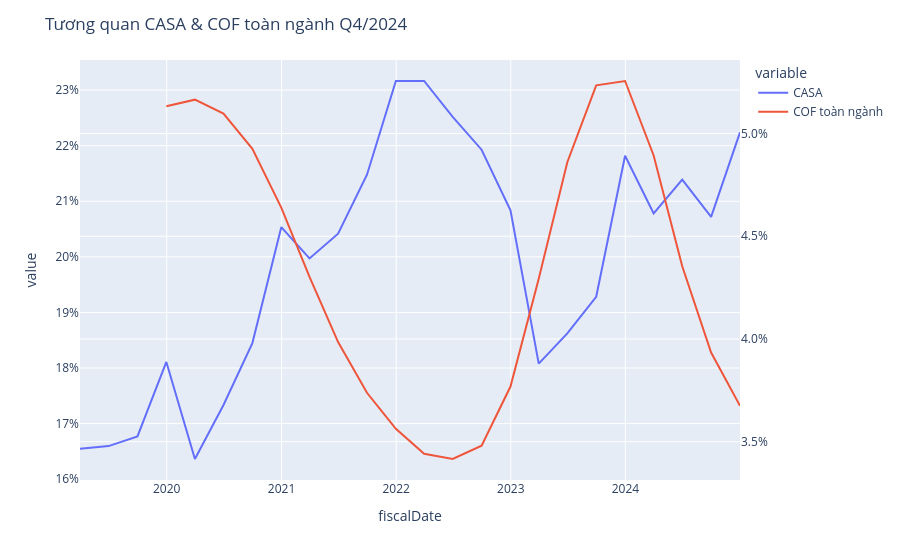

Here is the notebook cell this chart was saved with:
### Code cell
fig_4 = px.line(Banking_groupby[['CASA','COF toàn ngành']])
fig_4.update_layout(
    title="Tương quan CASA & COF toàn ngành Q4/2024",
    yaxis={"tickformat": ".0%"},
    yaxis2={
        "overlaying": "y",  # Trục y phụ sẽ chồng lên trục y chính
        "side": "right",  # Trục y phụ sẽ nằm ở bên phải
        "tickformat": ".1%",  # Định dạng phần trăm cho trục y phụ
    },
)
# Gắn mỗi trace (line) vào một trục y khác nhau
fig_4.update_traces(
    yaxis="y2", selector=dict(name='COF toàn ngành')  # Gắn trace 'CASA' vào trục y phụ
)

### Figure 1 — Plotly figure (JSON) as saved in the notebook; plotly's stock layout.template omitted (floating-point values rounded to 4 significant figures)
{"data": [{"hovertemplate": "variable=CASA<br>fiscalDate=%{x}<br>value=%{y}<extra></extra>", "legendgroup": "CASA", "line": {"color": "#636efa", "dash": "solid"}, "marker": {"symbol": "circle"}, "mode": "lines", "name": "CASA", "orientation": "v", "showlegend": true, "type": "scatter", "x": ["2019-03-31T00:00:00.000000000", "2019-06-30T00:00:00.000000000", "2019-09-30T00:00:00.000000000", "2019-12-31T00:00:00.000000000", "2020-03-31T00:00:00.000000000", "2020-06-30T00:00:00.000000000", "2020-09-30T00:00:00.000000000", "2020-12-31T00:00:00.000000000", "2021-03-31T00:00:00.000000000", "2021-06-30T00:00:00.000000000", "2021-09-30T00:00:00.000000000", "2021-12-31T00:00:00.000000000", "2022-03-31T00:00:00.000000000", "2022-06-30T00:00:00.000000000", "2022-09-30T00:00:00.000000000", "2022-12-31T00:00:00.000000000", "2023-03-31T00:00:00.000000000", "2023-06-30T00:00:00.000000000", "2023-09-30T00:00:00.000000000", "2023-12-31T00:00:00.000000000", "2024-03-31T00:00:00.000000000", "2024-06-30T00:00:00.000000000", "2024-09-30T00:00:00.000000000", "2024-12-31T00:00:00.000000000"], "xaxis": "x", "y": [0.1655, 0.166, 0.1677, 0.1811, 0.1636, 0.1734, 0.1845, 0.2053, 0.1997, 0.2042, 0.2148, 0.2316, 0.2316, 0.2252, 0.2193, 0.2084, 0.1808, 0.1862, 0.1928, 0.2182, 0.2078, 0.2139, 0.2072, 0.2224], "yaxis": "y"}, {"hovertemplate": "variable=COF toàn ngành<br>fiscalDate=%{x}<br>value=%{y}<extra></extra>", "legendgroup": "COF toàn ngành", "line": {"color": "#EF553B", "dash": "solid"}, "marker": {"symbol": "circle"}, "mode": "lines", "name": "COF toàn ngành", "orientation": "v", "showlegend": true, "type": "scatter", "x": ["2019-03-31T00:00:00.000000000", "2019-06-30T00:00:00.000000000", "2019-09-30T00:00:00.000000000", "2019-12-31T00:00:00.000000000", "2020-03-31T00:00:00.000000000", "2020-06-30T00:00:00.000000000", "2020-09-30T00:00:00.000000000", "2020-12-31T00:00:00.000000000", "2021-03-31T00:00:00.000000000", "2021-06-30T00:00:00.000000000", "2021-09-30T00:00:00.000000000", "2021-12-31T00:00:00.000000000", "2022-03-31T00:00:00.000000000", "2022-06-30T00:00:00.000000000", "2022-09-30T00:00:00.000000000", "2022-12-31T00:00:00.000000000", "2023-03-31T00:00:00.000000000", "2023-06-30T00:00:00.000000000", "2023-09-30T00:00:00.000000000", "2023-12-31T00:00:00.000000000", "2024-03-31T00:00:00.000000000", "2024-06-30T00:00:00.000000000", "2024-09-30T00:00:00.000000000", "2024-12-31T00:00:00.000000000"], "xaxis": "x", "y": [NaN, NaN, NaN, 0.05133, 0.05165, 0.05097, 0.04925, 0.04639, 0.04303, 0.03985, 0.03738, 0.03563, 0.03441, 0.03416, 0.03481, 0.03768, 0.04293, 0.04861, 0.05235, 0.05256, 0.04893, 0.04354, 0.03934, 0.03675], "yaxis": "y2"}], "layout": {"legend": {"title": {"text": "variable"}, "tracegroupgap": 0}, "margin": {"t": 60}, "title": {"text": "Tương quan CASA & COF toàn ngành Q4/2024"}, "xaxis": {"anchor": "y", "domain": [0, 1], "title": {"text": "fiscalDate"}}, "yaxis": {"anchor": "x", "domain": [0, 1], "tickformat": ".0%", "title": {"text": "value"}}, "yaxis2": {"overlaying": "y", "side": "right", "tickformat": ".1%"}}}
